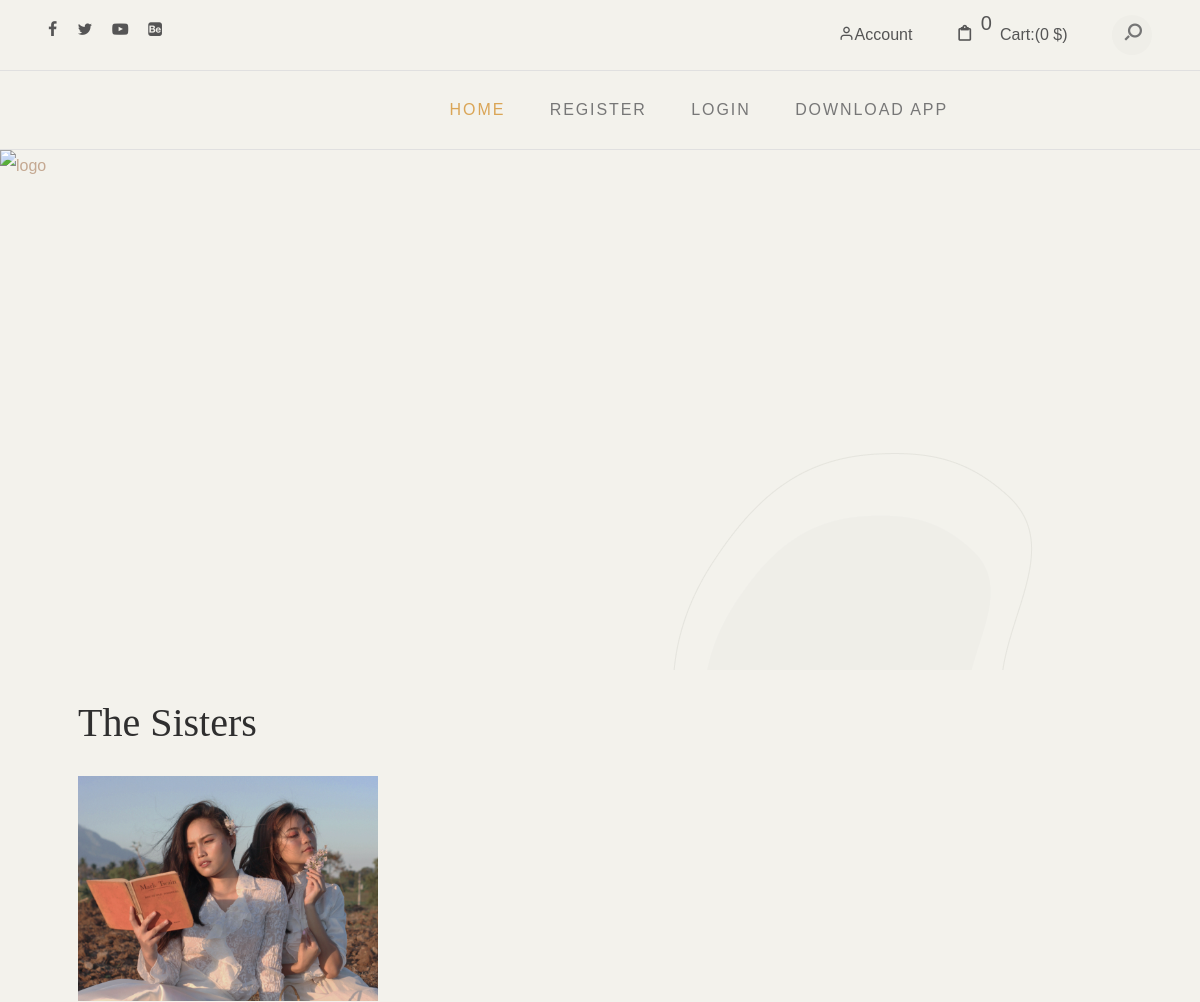
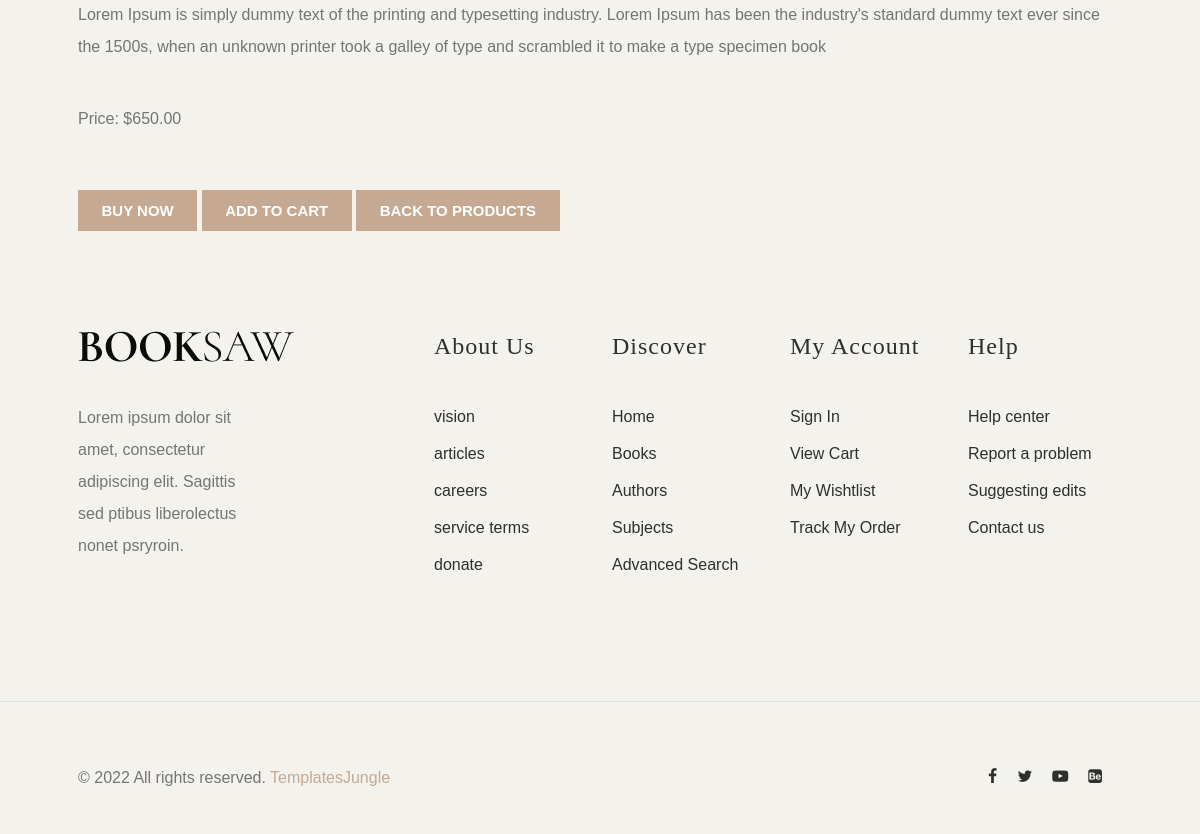
Page /products/3/ on the committed database (2 pictures, top to bottom).
### shop/models.py (models this page shows, shortened)
class Product(models.Model):
    name = models.CharField(max_length=20)
    desc = models.TextField()
    image = models.ImageField(upload_to="products")
    price = models.DecimalField(max_digits=10,decimal_places=2)
    stock = models.IntegerField()
    available = models.BooleanField(default=True)
    created=models.DateTimeField(auto_now_add=True) #one time
    updated=models.DateTimeField(auto_now=True)#change every time we update record
    category = models.ForeignKey(Category,on_delete=models.CASCADE)

### shop/views.py (the view)
# urls.py: path('products/<int:id>/', views.product_detail, name='product_detail'),
def product_detail(request, id):
    product = get_object_or_404(Product, id=id)
    context = {'product': product}
    return render(request, 'product_detail.html', context)

### cart/context_processors.py (called while the page is built, shortened)
def count_items(request):
    u=request.user
    count =0
    return {'count':count}

### templates/product_detail.html (shortened to what this page needs)
<!DOCTYPE html>
<html lang="en">
{% extends 'base.html' %}
{% load static %}
{% block content %}
<div class="container mt-3">
    <h1>{{ product.name }}</h1>
    <img src="{{ product.image.url }}" alt="{{ product.name }}" style="width: 300px;">
    <p>{{ product.desc }}</p>
    <p>Price: ${{ product.price }}</p>
    <a href="#" class="btn btn-primary">Buy Now</a>
    <a href="{% url 'cart:addtocart' product.id %}" class="btn btn-primary">Add to cart</a>
    <a href="{% url 'shop:products' %}" class="btn btn-secondary">Back to Products</a>
</div>
{% endblock %}

### static/css/style.css (style rules this page uses)
:root { --header-height: 160px; --header-height-min: 80px; }
:root { --accent-color: #C5A992; --secondary-color: #C5A992; --dark-color: #2f2f2f; --light-color: #F3F2EC; --body-text-color: #757575; --light-text-color: #afafaf; --dark-text-color: #2f2f2f; }
:root { --body-font: "Raleway", sans-serif; --heading-font: "Prata", Georgia, serif; --secondary-font: "Playfair Display", Georgia, serif; }
:root, [data-bs-theme=light] { --heading-font: "Prata", Georgia, serif; --heading-font-weight: 400; --heading-color: var(--bs-dark); --heading-line-height: 1.1; --swiper-theme-color: var(--bs-primary); --custom-easing: cubic-bezier(.17, .67, .83, .67); --bs-body-font-family: "Raleway", arial, sans-serif; --bs-body-font-size: 0.9rem; --bs-body-font-weight: 400; --bs-body-line-height: 1.7; --bs-body-color: #333; --bs-body-color-rgb: 51, 51, 51; --bs-primary: #C5A992; --bs-primary-dark: #C5A992; --bs-secondary: #C5A992; --bs-black: #111; --bs-light: #F1F1F0; --bs-dark: #212529; --bs-gray: #949494; --bs-gray-dark: #51565b; --bs-primary-rgb: 169, 128, 115; --bs-secondary-rgb: 253, 238, 233; --bs-black-rgb: 17, 17, 17; --bs-light-rgb: 241, 241, 240; --bs-dark-rgb: 33, 37, 41; --bs-link-color: var(--bs-dark); --bs-link-color-rgb: 17, 17, 17; --bs-link-decoration: underline; --bs-link-hover-color: var(--bs-primary); --bs-link-hover-color-rgb: 169, 128, 115; }
.container, .container-fluid, .container-lg, .container-md, .container-sm, .container-xl, .container-xxl { --bs-gutter-x: 2.5rem; }
h1, h2, h3, h4, h5, h6 { color: var(--heading-color); }
a { text-decoration: none; transition: all 0.3s ease-out; }
.btn { --bs-btn-border-radius: 0; }
.btn-primary { --bs-btn-color: #fff; --bs-btn-bg: var(--bs-primary); --bs-btn-border-color: var(--bs-primary); --bs-btn-hover-color: #fff; --bs-btn-hover-bg: var(--bs-primary-dark); --bs-btn-hover-border-color: var(--bs-primary-dark); --bs-btn-focus-shadow-rgb: 49, 132, 253; --bs-btn-active-color: #fff; --bs-btn-active-bg: var(--bs-secondary); --bs-btn-active-border-color: var(--bs-secondary); --bs-btn-active-shadow: inset 0 3px 5px rgba(0, 0, 0, 0.125); --bs-btn-disabled-color: #fff; --bs-btn-disabled-bg: var(--bs-primary); --bs-btn-disabled-border-color: var(--bs-primary); }
.container, .container-fluid, .container-lg, .container-md, .container-sm, .container-xl, .container-xxl { --bs-gutter-x: 3rem; }
*, *::before, *::after { -webkit-box-sizing: border-box; -moz-box-sizing: border-box; box-sizing: border-box; }
html { box-sizing: border-box; }
body { font-family: var(--body-font); font-size: 16px; line-height: 2; color: var(--body-text-color); background-color: var(--light-color); }
a { color: var(--accent-color); transition: 0.3s color ease-out; }
img { display: inline-block; border: 0; max-width: 100%; height: auto; vertical-align: middle; }
h1, .h1, h2, .h2, h3, .h3, h4, .h4, h5, .h5, h6, .h6 { font-family: var(--heading-font); line-height: 1.2; color: var(--dark-color); }
h1, h2, h3 { margin: 25px 0; text-transform: capitalize; }
h1, .h1 { font-size: 2.5em; line-height: 1.4; }
p { margin: 0 0 20px 0; }
::placeholder { color: #999; }
.container::after, .row::after, .clearfix::after { display: block; clear: both; content: ""; }
pre, blockquote, dl, figure, table, p, ul, ol, form { margin-bottom: 2.5rem; }
a.btn, input[type="button"], input[type="submit"], input[type="reset"], input[type="file"], button { background-image: none; background: var(--accent-color); text-decoration: none !important; display: inline-block; position: relative; border: 1px solid transparent; border-radius: 0; padding: 0.75em 1.5em; margin-top: 15px; font-size: 15px; font-weight: bold; line-height: normal; text-align: center; text-transform: uppercase; color: #fff; z-index: 1; cursor: pointer; white-space: nowrap; vertical-align: middle; -webkit-transition: all 0.3s ease-in; transition: all 0.3s ease-in; -ms-touch-action: manipulation; touch-action: manipulation; -webkit-user-select: none; -moz-user-select: none; -ms-user-select: none; user-select: none; }
.btn:last-child { margin-right: 0; }

### rows in the picture
Product: name "The Sisters", image (picture), desc "Lorem Ipsum is simply dummy text of the printing and typesetting industry. Lorem Ipsum has been the industry's standard dummy text ever since the 1500s, when an unknown printer took a galley of type and scrambled it to make a type specimen book", price "650.00"

### other values in the picture
{{ count }} "0"
